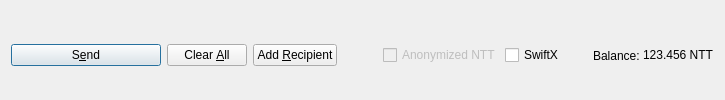
         <widget class="QFrame" name="frame_Send">
          <layout class="QHBoxLayout" name="horizontalLayout">
           <property name="bottomMargin">
            <number>0</number>
           </property>
           <item>
            <widget class="QPushButton" name="sendButton">
             <property name="minimumSize">
              <size>
               <width>150</width>
               <height>0</height>
              </size>
             </property>
             <property name="toolTip">
              <string>Confirm the send action</string>
             </property>
             <property name="text">
              <string>S&amp;end</string>
             </property>
             <property name="icon">
              <iconset resource="../nanite.qrc">
               <normaloff>:/icons/send</normaloff>:/icons/send</iconset>
             </property>
             <property name="autoDefault">
              <bool>false</bool>
             </property>
             <property name="default">
              <bool>true</bool>
             </property>
            </widget>
           </item>
           <item>
            <widget class="QPushButton" name="clearButton">
             <property name="sizePolicy">
              <sizepolicy hsizetype="Minimum" vsizetype="Fixed">
               <horstretch>0</horstretch>
               <verstretch>0</verstretch>
              </sizepolicy>
             </property>
             <property name="toolTip">
              <string>Clear all fields of the form.</string>
             </property>
             <property name="text">
              <string>Clear &amp;All</string>
             </property>
             <property name="icon">
              <iconset resource="../nanite.qrc">
               <normaloff>:/icons/remove</normaloff>:/icons/remove</iconset>
             </property>
             <property name="autoDefault">
              <bool>false</bool>
             </property>
            </widget>
           </item>
           <item>
            <widget class="QPushButton" name="addButton">
             <property name="toolTip">
              <string>Send to multiple recipients at once</string>
             </property>
             <property name="text">
              <string>Add &amp;Recipient</string>
             </property>
             <property name="icon">
              <iconset resource="../nanite.qrc">
               <normaloff>:/icons/add</normaloff>:/icons/add</iconset>
             </property>
             <property name="autoDefault">
              <bool>false</bool>
             </property>
            </widget>
           </item>
           <item>
            <spacer name="horizontalSpacer">
             <property name="orientation">
              <enum>Qt::Horizontal</enum>
             </property>
             <property name="sizeHint" stdset="0">
              <size>
               <width>40</width>
               <height>20</height>
              </size>
             </property>
            </spacer>
           </item>
           <item>
            <layout class="QHBoxLayout" name="horizontalLayout_2">
             <property name="spacing">
              <number>3</number>
             </property>
             <item>
              <widget class="QCheckBox" name="checkzNTT">
               <property name="enabled">
                <bool>false</bool>
               </property>
               <property name="text">
                <string>Anonymized NTT</string>
               </property>
              </widget>
             </item>
             <item>
              <widget class="QCheckBox" name="checkSwiftTX">
               <property name="enabled">
                <bool>true</bool>
               </property>
               <property name="minimumSize">
                <size>
                 <width>85</width>
                 <height>0</height>
                </size>
               </property>
               <property name="text">
                <string>SwiftX</string>
               </property>
              </widget>
             </item>
             <item>
              <widget class="QLabel" name="label">
               <property name="text">
                <string>Balance:</string>
               </property>
              </widget>
             </item>
             <item>
              <widget class="QLabel" name="labelBalance">
               <property name="sizePolicy">
                <sizepolicy hsizetype="Preferred" vsizetype="Fixed">
                 <horstretch>0</horstretch>
                 <verstretch>0</verstretch>
                </sizepolicy>
               </property>
               <property name="cursor">
                <cursorShape>IBeamCursor</cursorShape>
               </property>
               <property name="text">
                <string notr="true">123.456 NTT</string>
               </property>
               <property name="textInteractionFlags">
                <set>Qt::LinksAccessibleByMouse|Qt::TextSelectableByKeyboard|Qt::TextSelectableByMouse</set>
               </property>
              </widget>
             </item>
            </layout>
           </item>
          </layout>
         </widget>
